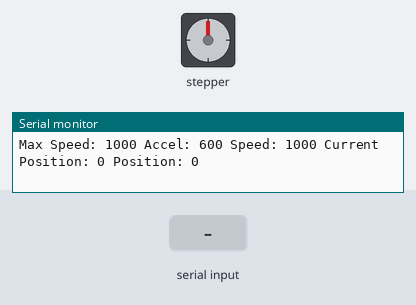
Bench run of a sketch on a simulated Arduino Uno, built with avr-gcc and run on an emulated ATmega328P. Parts: stepper motor, the last lines printed to the serial monitor. The inputs (shaded band) are chosen by the test bench. Stepper angles assume 2048 steps per turn.

Above: at 1.2 s.
1.3 s: "p90\n" received over Serial
At 3.1 s:
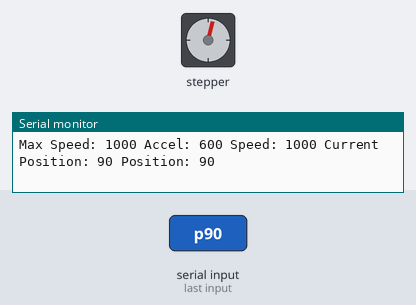
7.3 s: "p,45\n" received over Serial
At 8.8 s:
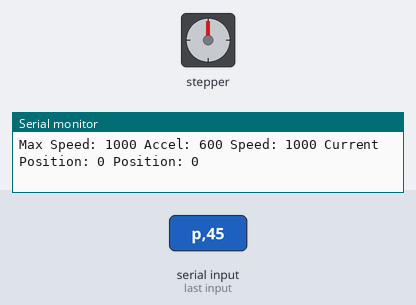
Timing chart, 0 to 10.3 s (numbered marks = the images above; inputs shaded):
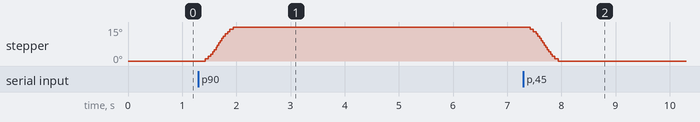

The sketch:

motorTester.ino
```cpp
#include <AccelStepper.h>

#define FullStep 4

AccelStepper myStepper(FullStep, 26, 25, 4, 21);

int accel = 600;
int maxSpeed = 1000;
int position = 0;
int speed = 1000;

void setup() {
  Serial.begin(115200);
  myStepper.setMaxSpeed(maxSpeed);
  myStepper.setAcceleration(accel);
  myStepper.setSpeed(speed);
}

void loop() {
  // put your main code here, to run repeatedly:
  if (Serial.available()) {
  String reading = Serial.readStringUntil('\n');  // read from the Serial Monitor
  switch(reading[0]){
    case 'a':
      accel = reading.substring(1).toInt();
      break;
    case 's':
      speed = reading.substring(1).toInt();
      break;
    case 'p':
      position = reading.substring(1).toInt();
      break;
    case 'm':
      maxSpeed = reading.substring(1).toInt();
      break;
    }
  }


  myStepper.setMaxSpeed(maxSpeed);
  myStepper.setAcceleration(accel);
  myStepper.setSpeed(speed);
  myStepper.moveTo(position);
  myStepper.runToPosition();

  Serial.print("Max Speed: ");
  Serial.print(maxSpeed);
  Serial.print(" Accel: ");
  Serial.print(accel);
  Serial.print(" Speed: ");
  Serial.print(speed);
  Serial.print(" Current Position: ");
  Serial.print(myStepper.currentPosition());
  Serial.print(" Position: ");
  Serial.println(position);
}
```

Measured:
- after the input at 1.3 s, stepper: turns 15° clockwise in 0.52 s, starting after 0.12 s
- after the input at 7.3 s, stepper: turns 15° counter-clockwise in 0.52 s, starting after 0.12 s
